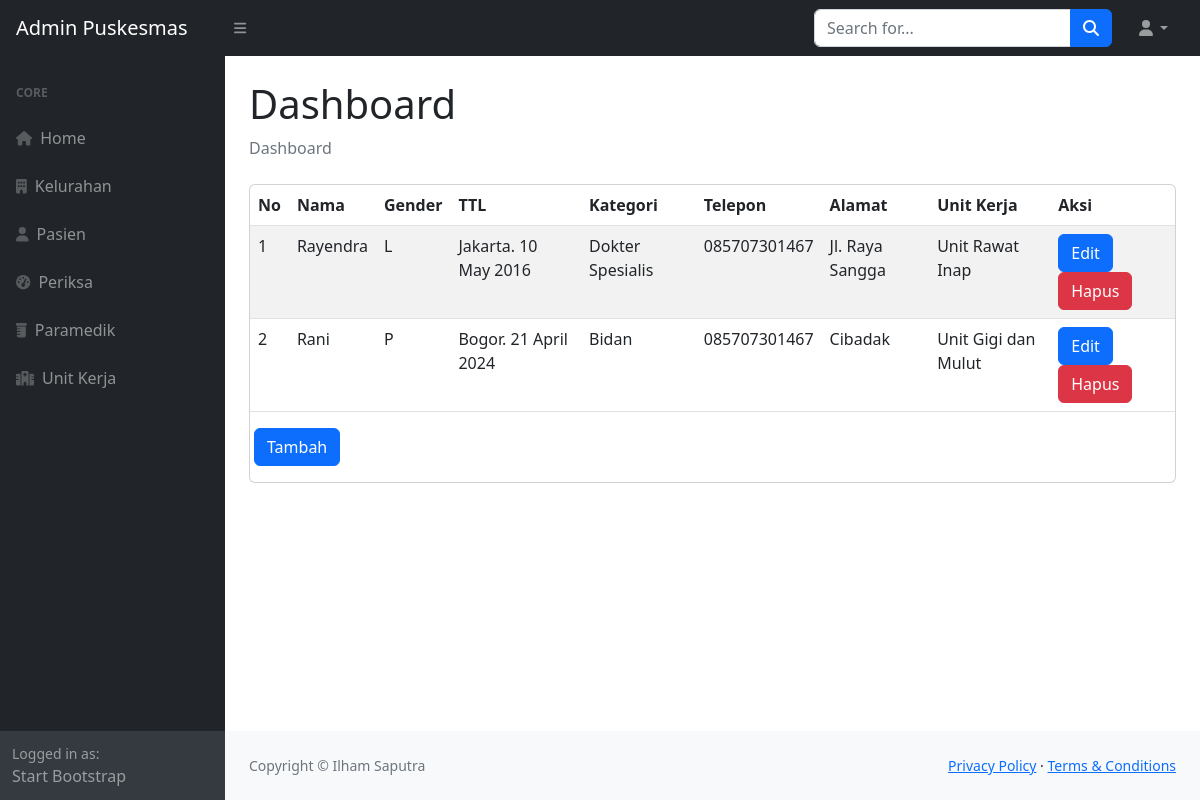
The page /admin/paramedikdb/index.php on the database its author committed.
### tables this page shows
CREATE TABLE `paramedik` (
  `id` int(11) NOT NULL,
  `nama` varchar(45) NOT NULL,
  `gender` char(1) NOT NULL,
  `tmp_lahir` varchar(30) NOT NULL,
  `tgl_lahir` date NOT NULL,
  `kategori` enum('Dokter Umum','Perawat','Bidan','Dokter Spesialis','Asisten Medis') DEFAULT NULL,
  `telpon` varchar(20) NOT NULL,
  `alamat` varchar(100) NOT NULL,
  `unit_kerja_id` int(11) NOT NULL
);

CREATE TABLE `unit_kerja` (
  `id` int(11) NOT NULL,
  `nama` varchar(45) NOT NULL
);

### admin/paramedikdb/index.php (the view)
<!DOCTYPE html>
<html lang="en">
    <?php require_once('../koneksi.php') ?>
    <?php include_once('../models/meta.php') ?>
    <body class="sb-nav-fixed">
        <?php include_once('../models/header.php') ?>
        <div id="layoutSidenav">
            <div id="layoutSidenav_nav">
                <?php include_once('../models/sidebar.php') ?>
            </div>
            <div id="layoutSidenav_content">
                <main>
                    <div class="container-fluid px-4">
                        <h1 class="mt-4">Dashboard</h1>
                        <ol class="breadcrumb mb-4">
                            <li class="breadcrumb-item active">Dashboard</li>
                        </ol>
                        <div class="card mb-4">
                            <div class="table-responsive">
                                            <table class="table table-striped">
                                                <thead>
                                                    <tr>
                                                        <th>No</th>
                                                        <th>Nama</th>
                                                        <th>Gender</th>
                                                        <th>TTL</th>
                                                        <th>Kategori</th>
                                                        <th>Telepon</th>
                                                        <th>Alamat</th>
                                                        <th>Unit Kerja</th>
                                                        <th>Aksi</th>
                                                    </tr>
                                                </thead>
                                                <tbody>
                                                    <?php
                                                    $no = 1;
                                                    $sql = "SELECT paramedik.*, unit_kerja.nama as unit_kerja_nama FROM paramedik INNER JOIN unit_kerja ON paramedik.unit_kerja_id = unit_kerja.id";
                                                    $stmt = $dbh->prepare($sql);
                                                    $stmt->execute();
                                                    $result = $stmt->fetchAll();
                                                    foreach ($result as $row) { ?>
                                                        <tr>
                                                            <td><?= $no++ ?></td>
                                                            <td><?= $row['nama'] ?></td>
                                                            <td><?= $row['gender'] ?></td>
                                                            <td><?= $row['tmp_lahir'] ?>. <?= date('d F Y', strtotime($row['tgl_lahir'])); ?></td>
                                                            <td><?= $row['kategori'] ?></td>
                                                            <td><?= $row['telpon'] ?></td>
                                                            <td><?= $row['alamat'] ?></td>
                                                            <td><?= $row['unit_kerja_nama'] ?></td>
                                                            <td>
                                                                <a href="editdata.php?id=<?= $row['id'] ?>" class="btn btn-primary">Edit</a>
                                                                <a href="hapusdata.php?id=<?= $row['id'] ?>" class="btn btn-danger">Hapus</a>
                                                            </td>
                                                        </tr>
                                                    <?php }
                                                    ?>
                                                </tbody>
                                            </table>
                                            <button class="btn btn-primary mb-3 ms-1"><a href="tambahdata.php" class="text-white" style="text-decoration: none;">Tambah</a></button>
                            </div>
                        </div>
                    </div>
                </main>
                <?php include_once('../models/footer.php') ?>
            </div>
        </div>
    </body>
</html>

### admin/models/meta.php (shortened to what this page needs)
<head>
    <?php
    $url = "http://localhost/joki/admin/"
    ?>
    <link href="https://cdn.jsdelivr.net/npm/simple-datatables@7.1.2/dist/style.min.css" rel="stylesheet" />
    <link href="<?= $url ?>css/styles.css" rel="stylesheet" />
</head>

### admin/models/header.php (shortened to what this page needs)
<nav class="sb-topnav navbar navbar-expand navbar-dark bg-dark">
            <a class="navbar-brand ps-3" href="index.html">Admin Puskesmas</a>
            <button class="btn btn-link btn-sm order-1 order-lg-0 me-4 me-lg-0" id="sidebarToggle" href="#!"><i class="fas fa-bars"></i></button>
            <form class="d-none d-md-inline-block form-inline ms-auto me-0 me-md-3 my-2 my-md-0">
                <div class="input-group">
                    <input class="form-control" type="text" placeholder="Search for..." aria-label="Search for..." aria-describedby="btnNavbarSearch" />
                    <button class="btn btn-primary" id="btnNavbarSearch" type="button"><i class="fas fa-search"></i></button>
                </div>
            </form>
            <ul class="navbar-nav ms-auto ms-md-0 me-3 me-lg-4">
                <li class="nav-item dropdown">
                    <a class="nav-link dropdown-toggle" id="navbarDropdown" href="#" role="button" data-bs-toggle="dropdown" aria-expanded="false"><i class="fas fa-user fa-fw"></i></a>
                </li>
            </ul>
        </nav>

### admin/models/sidebar.php
<nav class="sb-sidenav accordion sb-sidenav-dark" id="sidenavAccordion">
                    <div class="sb-sidenav-menu">
                        <div class="nav">
                            <div class="sb-sidenav-menu-heading">Core</div>
                            <a class="nav-link" href="<?= $url ?>dashboard.php">
                                <div class="sb-nav-link-icon"><i class="fas fa-home"></i></div>
                                Home
                            </a>
                            <a class="nav-link" href="<?= $url ?>kelurahandb">
                                <div class="sb-nav-link-icon"><i class="fas fa-building"></i></div>
                                Kelurahan
                            </a>
                            <a class="nav-link" href="<?= $url ?>pasiendb">
                                <div class="sb-nav-link-icon"><i class="fas fa-user"></i></div>
                                Pasien
                            </a>
                            <a class="nav-link" href="<?= $url ?>periksadb">
                                <div class="sb-nav-link-icon"><i class="fas fa-tachometer-alt"></i></div>
                                Periksa
                            </a>
                            <a class="nav-link" href="<?= $url ?>paramedikdb">
                                <div class="sb-nav-link-icon"><i class="fas fa-prescription-bottle"></i></div>
                                Paramedik
                            </a>
                            <a class="nav-link" href="<?= $url ?>unitkerjadb">
                                <div class="sb-nav-link-icon"><i class="fas fa-hospital"></i></div>
                                Unit Kerja
                            </a>
                        </div>
                    </div>
                    <div class="sb-sidenav-footer">
                        <div class="small">Logged in as:</div>
                        Start Bootstrap
                    </div>
                </nav>

### admin/models/footer.php (shortened to what this page needs)
<footer class="py-4 bg-light mt-auto">
    <div class="container-fluid px-4">
        <div class="d-flex align-items-center justify-content-between small">
            <div class="text-muted">Copyright &copy; Ilham Saputra</div>
            <div>
                <a href="#">Privacy Policy</a>
                &middot;
                <a href="#">Terms &amp; Conditions</a>
            </div>
        </div>
    </div>
</footer>

### rows shown on the page
paramedik: nama "Rayendra", gender "L", tmp_lahir "Jakarta", tgl_lahir "10 May 2016", kategori "Dokter Spesialis", telpon "085707301467", alamat "Jl. Raya Sangga", unit_kerja.nama "Unit Rawat Inap"
paramedik: nama "Rani", gender "P", tmp_lahir "Bogor", tgl_lahir "21 April 2024", kategori "Bidan", telpon "085707301467", alamat "Cibadak", unit_kerja.nama "Unit Gigi dan Mulut"
